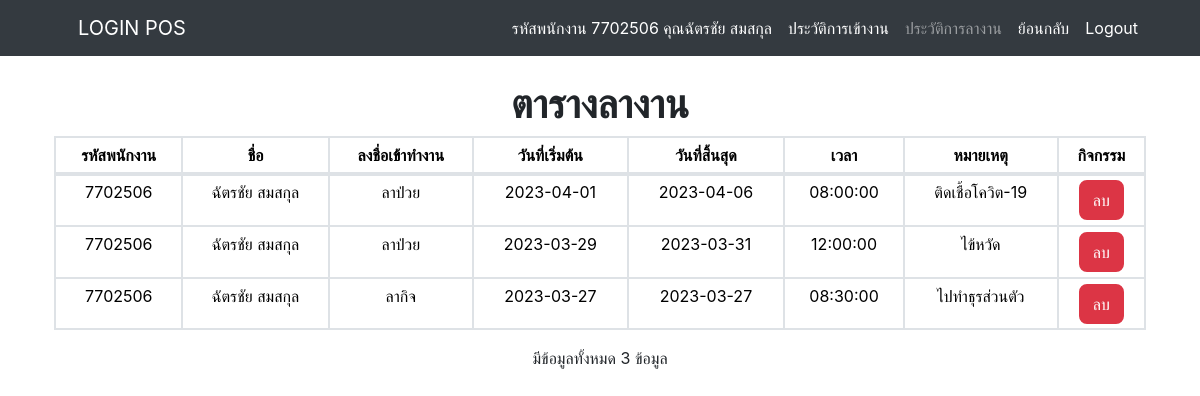
Screenshot of /system/leave_history.php (signed in) with the database file from the repository.
### tables this page shows
CREATE TABLE `post` (
  `id` int(11) NOT NULL,
  `user_type` varchar(10) NOT NULL COMMENT 'Type',
  `user_id` int(11) NOT NULL COMMENT 'รหัสพนักงาน',
  `user_name` varchar(50) NOT NULL COMMENT 'Name',
  `user_date1` date NOT NULL COMMENT 'วันที่เริ่ม',
  `user_date2` date NOT NULL COMMENT 'วันสิ้นสุด',
  `user_time` time NOT NULL COMMENT 'Time',
  `user_note` varchar(500) NOT NULL COMMENT 'Note'
);

### system/leave_history.php (the view, shortened to what this page needs)
<?php
    include_once "dbconnect.php";
    $sql = "SELECT * FROM post WHERE user_id = '".$_SESSION['id']."' ORDER BY id DESC" ;
    $result = mysqli_query($con,$sql) or die("Error:" . mysqli_error());
 ?>
<!DOCTYPE html>
<html lang="en">
    <head>
        <link rel="stylesheet" href="/lib/bootstrap.min.css">
		<link rel="stylesheet" href="https://cdnjs.cloudflare.com/ajax/libs/sweetalert/1.1.3/sweetalert.css">
        <link href="css/styles.css" rel="stylesheet" />
        <link href="css/styles.css" rel="stylesheet" />
    </head>
    <body>
        <nav class="navbar navbar-expand-lg navbar-dark bg-dark">
            <div class="container">
                <div class="col-md-3"><a class="navbar-brand" href="index.php">LOGIN POS</a></div>
                <div class="collapse navbar-collapse" id="navbarSupportedContent">
                <ul class="navbar-nav ms-auto mb-0 mb-lg-0">
                    <?php if (isset($_SESSION['id'])) { ?>
                        <li class="nav-item"><a class="nav-link active" aria-current="page"> รหัสพนักงาน&nbsp;<?php echo $_SESSION['id']; ?>&nbsp;คุณ<?php echo $_SESSION['name']; ?></a></li>
		                <?php }  ?>
                        <li class="nav-item"><a class="nav-link active" aria-current="page" href="work_profile.php">ประวัติการเข้างาน</a></li>
                        <li class="nav-item"><a class="nav-link" href="leave_history.php">ประวัติการลางาน</a></li>
                        <li class="nav-item"><a class="nav-link active" aria-current="page" href="index.php">ย้อนกลับ</a></li>
			            <li class="nav-item"><a class="nav-link active" aria-current="page" href="login.php">Logout</a></li>
                </ul>
                </div>
            </div>
        </nav>
 <header><br>
 <div class="container">
            <h1 class="text-center">ตารางลางาน</h1>
            <div class="table-responsive">
                <table class="table table-bordered bg-white table-sm table-hover">
                    <thead>
                     <tr class="text-nowrap text-center">
                         <th>รหัสพนักงาน</th>
                         <th>ชื่อ</th>
                         <th>ลงชื่อเข้าทำงาน</th>
                         <th>วันที่เริ่มต้น</th>
                         <th>วันที่สิ้นสุด</th>
                         <th>เวลา</th>
                         <th>หมายเหตุ</th>
                         <th>กิจกรรม</th>
                     </tr>
                </thead>
            <tbody>
                <?php while ($row = mysqli_fetch_array($result)){ ?>
                    <tr class="text-nowrap text-center">
                        <td><?php echo $row['user_id'];?></td>
                        <td><?php echo $row['user_name'];?></td>
                        <td><?php echo $row['user_type'];?></td>
                        <td><?php echo $row['user_date1'];?></td>
                        <td><?php echo $row['user_date2'];?></td>
                        <td><?php echo $row['user_time'];?></td>
                        <td><?php echo $row['user_note'];?></td>
                        <center>
                        <td><input type="button" value="ลบ" name="btn-delete" class="btn btn-danger" onclick ="delete_user (<?php echo $row['id']; ?>);"></td>
                        </center>
                    </tr>
                <?php } ?>
                </tbody>
             </table>
            </div>
            <center><div>มีข้อมูลทั้งหมด <?php echo mysqli_num_rows($result) . " ข้อมูล"; ?></div></center><br>
     </div>
</header>
    </body>
</html>

### rows the page displays
post: user "7702506", user_name "ฉัตรชัย สมสกุล", user_type "ลาป่วย", user_date1 "2023-04-01", user_date2 "2023-04-06", user_time "08:00:00", user_note "ติดเชื้อโควิต-19"
post: user "7702506", user_name "ฉัตรชัย สมสกุล", user_type "ลาป่วย", user_date1 "2023-03-29", user_date2 "2023-03-31", user_time "12:00:00", user_note "ไข้หวัด"
post: user "7702506", user_name "ฉัตรชัย สมสกุล", user_type "ลากิจ", user_date1 "2023-03-27", user_date2 "2023-03-27", user_time "08:30:00", user_note "ไปทำธุรส่วนตัว"

### other values shown
$_SESSION['id'] "7702506"
$_SESSION['name'] "ฉัตรชัย สมสกุล"
mysqli_num_rows($result) "3"
